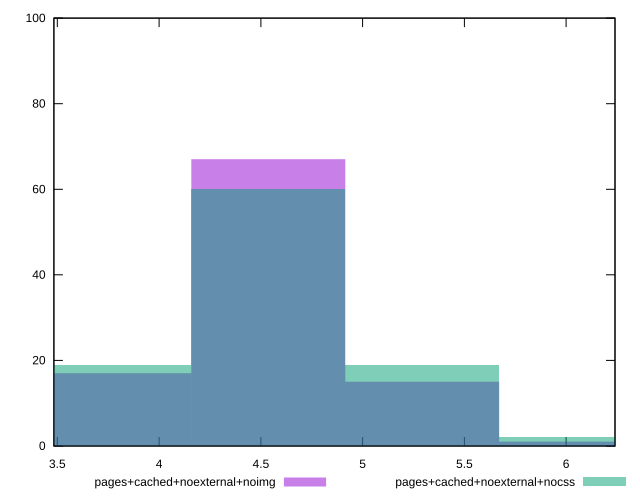

gnuplot code for this plot:
reset

$pagesCachedNoexternalNoimg <<EOF
4.5364052329399325 67
5.292472771763254 15
3.78033769411661 17
6.048540310586576 1
EOF

$pagesCachedNoexternalNocss <<EOF
4.5364052329399325 60
5.292472771763254 19
3.78033769411661 19
6.048540310586576 2
EOF

set key outside below
set boxwidth 0.756067538823322
set xrange [3.4831000000000008:6.240200000000001]
set yrange [0:100]
set trange [0:100]
set style fill transparent solid 0.5 noborder
set terminal svg size 640, 500 enhanced background rgb 'white'
set output "report_00007_2020-12-11T15:55:29.892Z/network-server-latency/comparison/histogram/8_vs_9.svg"

plot $pagesCachedNoexternalNoimg title "pages+cached+noexternal+noimg" with boxes, \
     $pagesCachedNoexternalNocss title "pages+cached+noexternal+nocss" with boxes

reset
